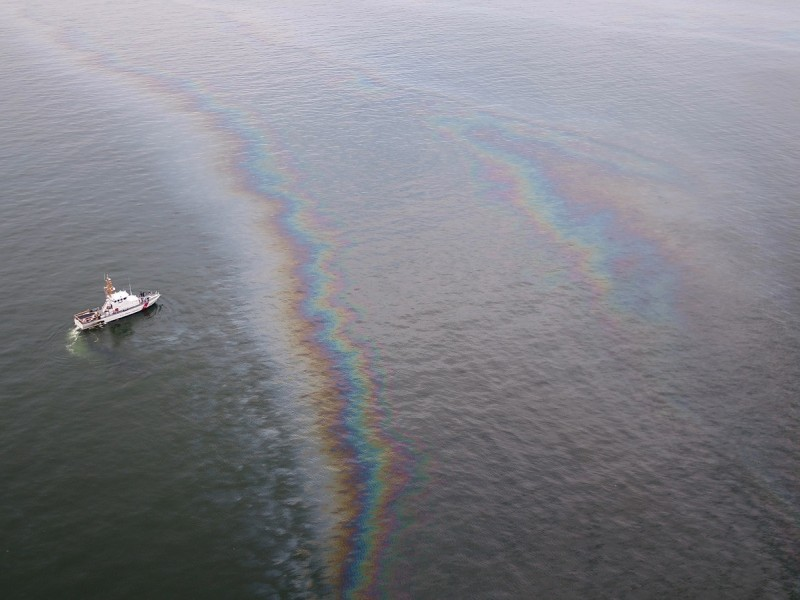
#> input picture GroundupAI_Interview/spill_oil.jpg, 800 x 600 px
$ jupyter execute Oil_SpilI_ImageAnalysis_HSV.ipynb   (shell and % lines are left out)
#> lines starting #> are read from the running program, lines starting #| are printed output that depends on the picture; after the words box and inside, x2 and y2 are one past the last pixel; in counts of white or black regions, pixels touching at a corner belong together
# Analysis of a sample image of oil spill

## References:

1.   [A Review of Oil Spill Remote Sensing](https://www.mdpi.com/1424-8220/18/1/91)
2.   [Algorithm to Estimate Oil Spill Area Using Digital Properties of Image](https://www.joet.org/journal/view.php?number=2951)

## Summary of Approach:

Oil Spill analysis using visual imaging is cheap and effective, given favourable visibility, weather & light conditions. Assuming such conditions, oil spill can be typically spotted as a thin coat of silver surrounded by a rainbow or black/brown in color depending on the thickness of the oil in a given area. Using multispectral imaging like visual, thermal and SAR is recommended to help mitigate effect of environmental factors.

I will focus on using visual imaging i.e. colored images in HSV space to focus on isolating oil spill colors from the background.

[cell 1]

import cv2
from google.colab.patches import cv2_imshow
import matplotlib.pyplot as plt
import numpy as np

[cell 2]
im = cv2.cvtColor(cv2.imread('spill_oil.jpg'), cv2.COLOR_BGR2HSV)
#> im: shape (600, 800, 3); mean H, S, V 111.9, 19.9, 135.5
plt.figure(1, figsize=(24, 6))
hsv_im = cv2.hconcat([im[..., 0], im[..., 1], im[..., 2]])
plt.imshow(hsv_im, cmap='gray')
plt.show()

From the above HSV representation, it is apparent that V channel has no properties that help distinguish oil spill area from the sea water. H & S channels provide contrasting low and high regions respectively.

[cell 3]
color = {'r': 'Hue','g': 'Saturation'} # in place of H, S
plt.figure(figsize=(16, 6))
for i,col in enumerate(color):
    plt.subplot(1,2,i+1)
    histr = cv2.calcHist([im],[i],None,[256],[0,256])
    plt.plot(histr,color = col, label=color[col])
    plt.xlim([0,256])
plt.legend()
plt.show()
#> figure, not shown here; panel 1: curve peaks at x = 120, y = 31706; panel 2: curve peaks at x = 11, y = 25733

### Testing out techniques to improve per-channel contrast with histogram equalization

Applying histogram equalization to improve contrast

[cell 4]
im = cv2.cvtColor(cv2.imread('spill_oil.jpg'), cv2.COLOR_BGR2HSV)
plt.figure(1, figsize=(24, 6))
equalized_hsv_im = cv2.hconcat([cv2.equalizeHist(im[..., 0]), cv2.equalizeHist(im[..., 1]), im[..., 2]])
plt.imshow(hsv_im, cmap='gray')
plt.show()

[cell 5]
clahe_im = cv2.merge([cv2.equalizeHist(im[..., 0]), cv2.equalizeHist(im[..., 1]), cv2.equalizeHist(im[..., 2])])
#> clahe_im: shape (600, 800, 3); mean H, S, V 129.9, 130.5, 128.3
plt.imshow(cv2.cvtColor(clahe_im, cv2.COLOR_HSV2RGB))
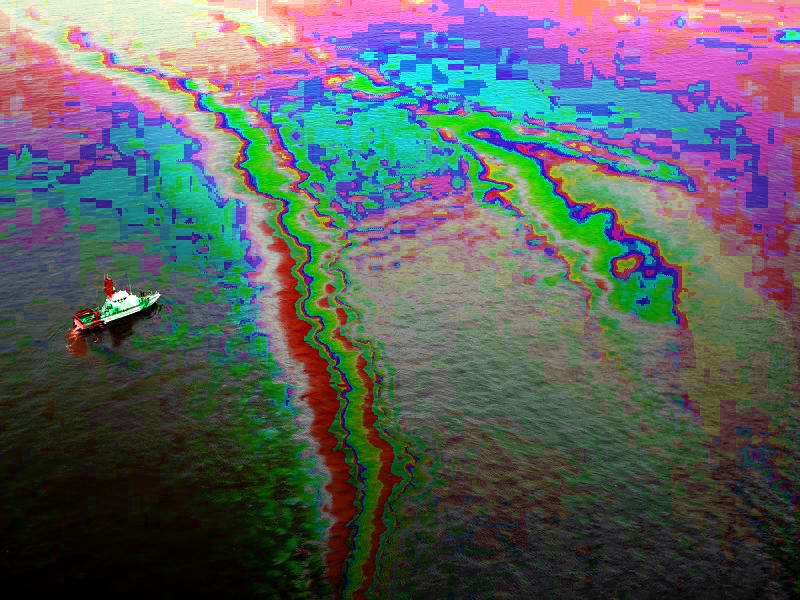
#> shown: shape (600, 800, 3); mean R, G, B 90, 95.6, 96.9

[cell 6]
color = {'r': 'Hue','g': 'Saturation'} # in place of H, S
plt.figure(figsize=(16, 6))
for i,col in enumerate(color):
    plt.subplot(1,2,i+1)
    histr = cv2.calcHist([clahe_im],[i],None,[256],[0,256])
    plt.plot(histr,color = col, label=color[col])
    plt.xlim([0,256])
plt.legend()
plt.show()
#> figure, not shown here; panel 1: curve peaks at x = 144, y = 31706; panel 2: curve peaks at x = 58, y = 25733

## Isolating Oil Spill area in the given image

### Denoising the Image

Image filtering is used to reduce the noise in the image using Blur, Gaussian Blur and Median filters, using kernel size of 5.

Kernal size is set to 5, as it offers the best balance between distinct colors while reducing the effect of sun light reflected off by the water.

[cell 7]
h_im = im[:, :400, 0].copy()

K = 7
blur_im = cv2.blur(h_im, (K, K))
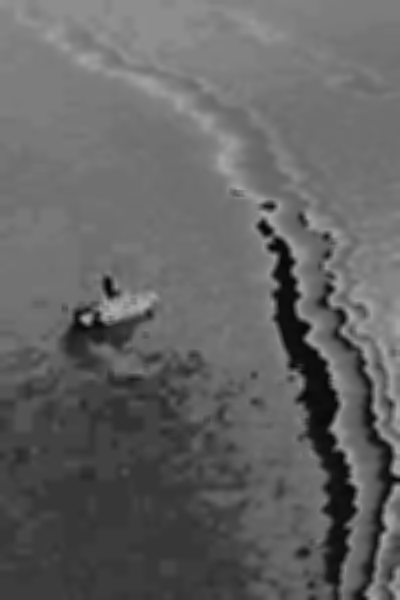
#> blur_im: shape (600, 400); min 5, max 172, mean 98.9
gblur_im = cv2.GaussianBlur(h_im, (K, K), 0)
mblur_im = cv2.medianBlur(h_im, K)
new_h_im = cv2.hconcat([h_im, blur_im, gblur_im, mblur_im])
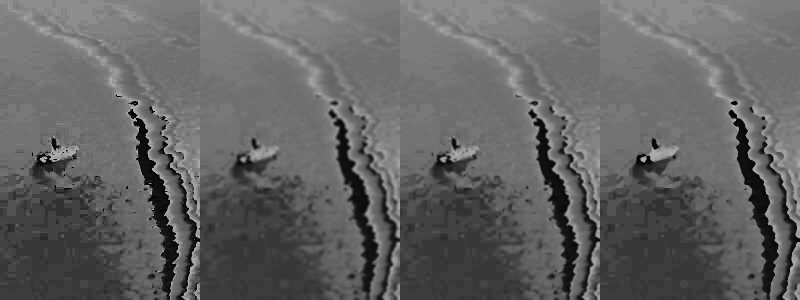
#> new_h_im: shape (600, 1600) (shown at 1/2 size); min 0, max 179, mean 98.9

plt.figure(1, figsize=(16, 6))
plt.suptitle('(Left to Right) H-channels of Original Image, Blurred, Gaussian Blurred, Median Blurred')
plt.imshow(new_h_im, cmap='gray')
plt.show()

[cell 8]
s_im = im[:, :400, 1].copy()
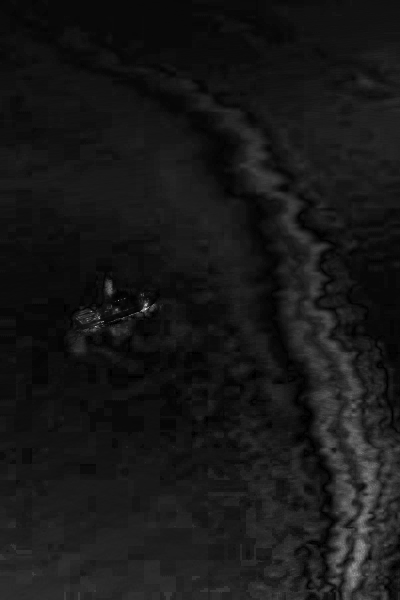
#> s_im: shape (600, 400); min 0, max 224, mean 23.5

K = 3
blur_im = cv2.blur(s_im, (K, K))
gblur_im = cv2.GaussianBlur(s_im, (K, K), 0)
mblur_im = cv2.medianBlur(s_im, K)
new_s_im = cv2.hconcat([s_im, blur_im, gblur_im, mblur_im])
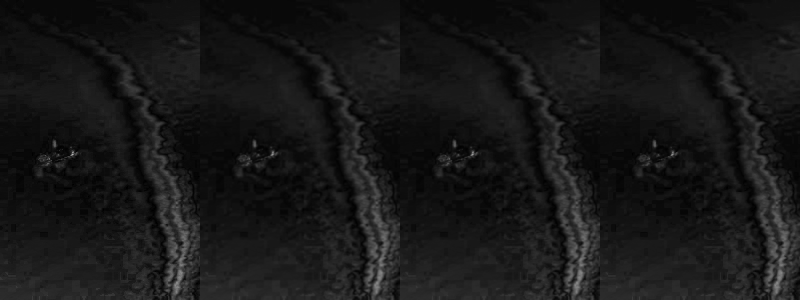
#> new_s_im: shape (600, 1600) (shown at 1/2 size); min 0, max 224, mean 23.5

plt.figure(1, figsize=(16, 6))
plt.suptitle('(Left to Right) S-channels of Original Image, Blurred, Gaussian Blurred, Median Blurred')
plt.imshow(new_s_im, cmap='gray')
plt.show()

From the above samples, it seems like plain Blur applied is causing the maximum distortion to both the edges/contours of the oil spill while also causing a decrease in the overall saturation of colors.

Hue space is benefiting from median blur, which has smoothed out and sharpened the oil spill towards the bottom-right of the image. The effect of blurring on S-space is neutral.

Going ahead, we will focus on median blurred H-space and S-space to augment and highlight oil spill in the image.

### Binarizing the Images

Lets see if binarizing the images will help in segmenting the area of oil spills.

We will compare Manual Thresholding, OTSU and Adaptive Thresholding on Gaussian Blurred and Median Blurred Images.

[cell 9]
# On median blurred images
K=5
median_h_im = cv2.medianBlur(h_im, K)
median_s_im = cv2.medianBlur(s_im, K)

[cell 10]
plt.figure(1, figsize=(16, 12))
plt.suptitle('Thresholding on H & S channels (median blurred)')
for id, (ch_name, ch_im) in enumerate([('Hue', median_h_im), ('Saturation', median_s_im)]):
  plt.subplot(2,4,id*4+1)
  plt.ylabel(ch_name)
  plt.imshow(ch_im)
  plt.subplot(2,4,id*4+2)
  plt.title('OTSU')
  otsu_thres, otsu_im = cv2.threshold(ch_im, 0, 255, cv2.THRESH_BINARY_INV | cv2.THRESH_OTSU)
  plt.imshow(otsu_im)
  plt.subplot(2,4,id*4+3)
  plt.title('Triangle')
  tri_thres, tri_im = cv2.threshold(ch_im, 0, 255, cv2.THRESH_BINARY | cv2.THRESH_TRIANGLE)
  plt.imshow(tri_im)
  plt.subplot(2,4,id*4+4)
  plt.title('Adaptive')
  adp_im = cv2.adaptiveThreshold(ch_im, 255, cv2.ADAPTIVE_THRESH_MEAN_C, cv2.THRESH_BINARY, 5, 0)
  plt.imshow(adp_im)
#> this loop made 2 passes
#> (id, ch_name, otsu_thres, tri_thres) on passes 1 to 2: (0, 'Hue', 86, 68), (1, 'Saturation', 31, 48)
#> pass 1, `otsu_thres, otsu_im = cv2.threshold(ch_im, 0, 255, cv2.THRESH_BINARY_I..`:
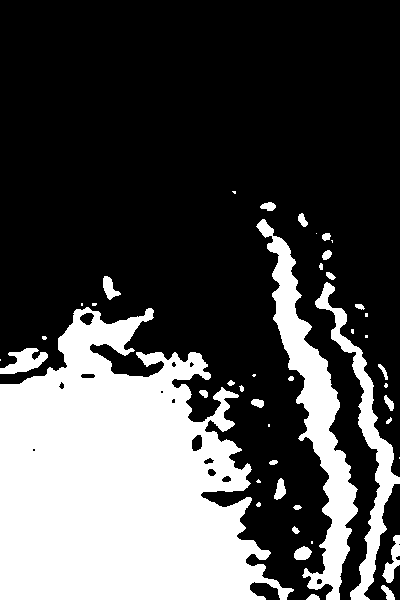
#> otsu_im: shape (600, 400); 30.6% white; 45 white regions (17 under 20 px), largest, box (x1, y1, x2, y2) and area: (0, 307, 294, 600) 56778, (256, 219, 358, 600) 9496, (315, 282, 400, 600) 4377
#> pass 1, `adp_im = cv2.adaptiveThreshold(ch_im, 255, cv2.ADAPTIVE_THRESH_MEAN_C,..`:
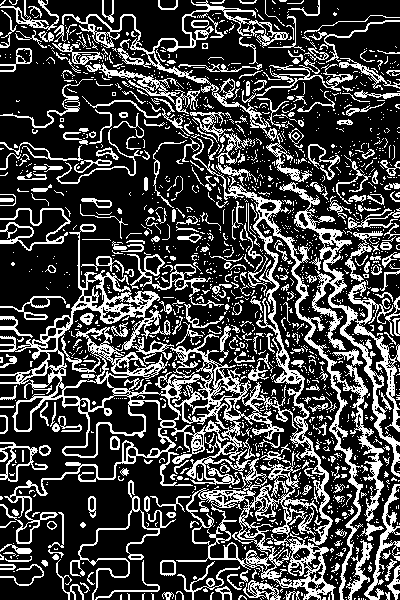
#> adp_im: shape (600, 400); 26.8% white in thin lines or dots
plt.show()

[cell 11]
# On Gaussian blurred images
K=5
median_h_im = cv2.GaussianBlur(h_im, (K, K), 0)
median_s_im = cv2.GaussianBlur(s_im, (K, K), 0)

[cell 12]
plt.figure(1, figsize=(16, 12))
plt.suptitle('Thresholding on H & S channels (gaussian blurred)')
for id, (ch_name, ch_im) in enumerate([('Hue', median_h_im), ('Saturation', median_s_im)]):
  plt.subplot(2,4,id*4+1)
  plt.ylabel(ch_name)
  plt.imshow(ch_im)
  plt.subplot(2,4,id*4+2)
  plt.title('OTSU')
  otsu_thres, otsu_im = cv2.threshold(ch_im, 0, 255, cv2.THRESH_BINARY | cv2.THRESH_OTSU)
  plt.imshow(otsu_im)
  plt.subplot(2,4,id*4+3)
  plt.title('Triangle')
  tri_thres, tri_im = cv2.threshold(ch_im, 0, 255, cv2.THRESH_BINARY | cv2.THRESH_TRIANGLE)
  plt.imshow(tri_im)
  plt.subplot(2,4,id*4+4)
  plt.title('Adaptive')
  adp_im = cv2.adaptiveThreshold(ch_im, 255, cv2.ADAPTIVE_THRESH_MEAN_C, cv2.THRESH_BINARY, 5, 0)
  plt.imshow(adp_im)
#> this loop made 2 passes
#> (id, ch_name, otsu_thres, tri_thres) on passes 1 to 2: (0, 'Hue', 87, 98), (1, 'Saturation', 31, 48)
#> pass 1, `tri_thres, tri_im = cv2.threshold(ch_im, 0, 255, cv2.THRESH_BINARY | c..`:
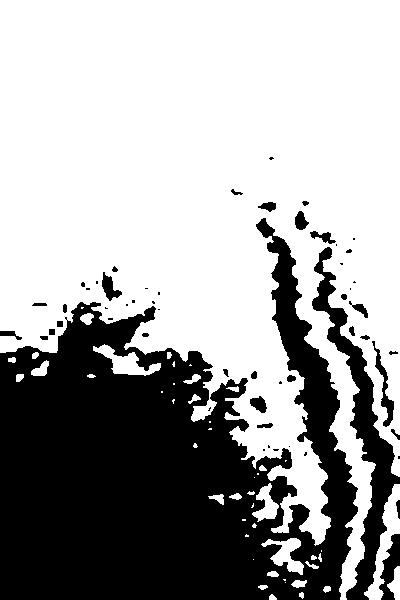
#> tri_im: shape (600, 400); 64.2% white; 56 black regions (26 under 20 px), largest, box (x1, y1, x2, y2) and area: (0, 218, 358, 600) 76498, (312, 247, 400, 600) 6316, (379, 534, 400, 600) 715
#> pass 1, `adp_im = cv2.adaptiveThreshold(ch_im, 255, cv2.ADAPTIVE_THRESH_MEAN_C,..`:
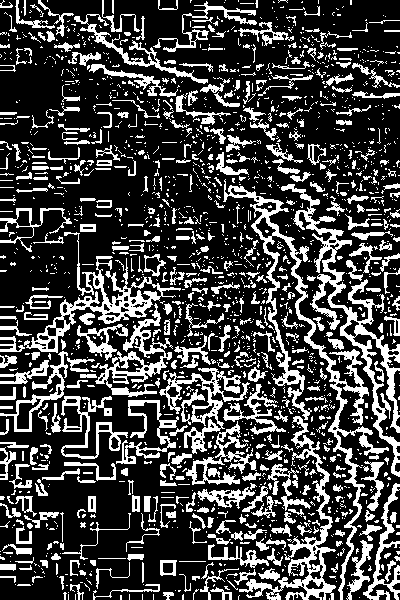
#> adp_im: shape (600, 400); 26% white; 1822 white regions (1383 under 20 px), largest, box (x1, y1, x2, y2) and area: (223, 179, 389, 600) 5174, (281, 184, 400, 477) 4407, (24, 232, 181, 353) 2778
plt.show()
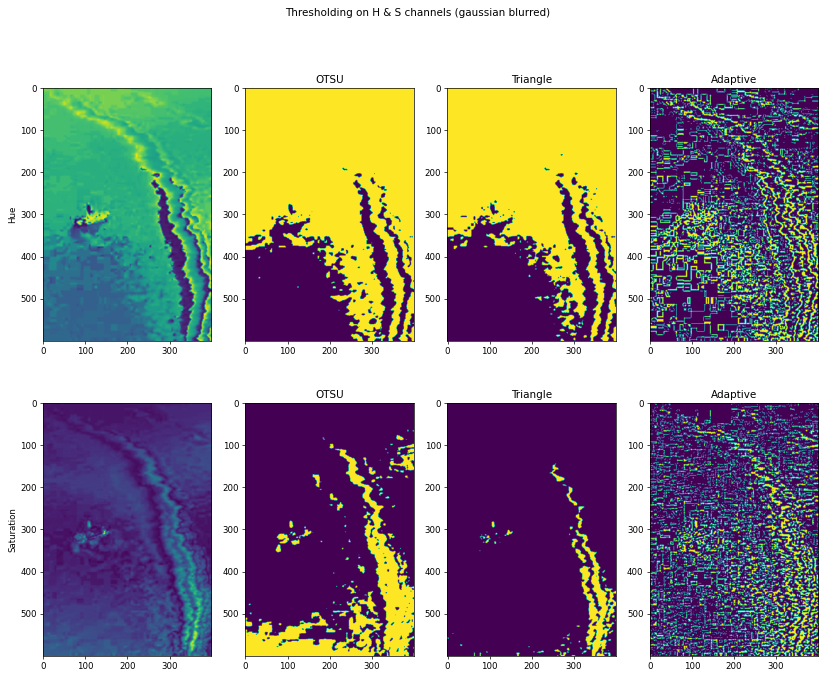
#> figure drawn by matplotlib, 8 panels

$ run again, with GroundupAI_Interview/box_counting.png saved as GroundupAI_Interview/spill_oil.jpg
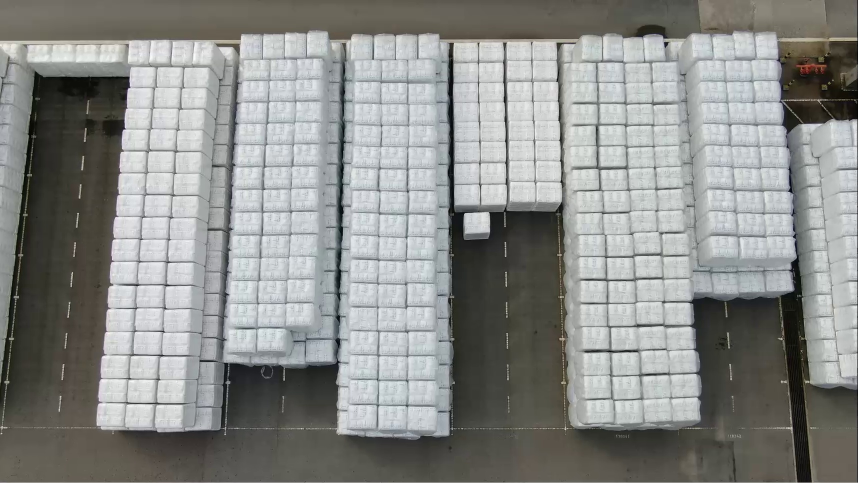
#> input picture GroundupAI_Interview/box_counting.png, 1716 x 966 px (shown at 1/2 size)
#> im: shape (966, 1716, 3); mean H, S, V 65.6, 21.3, 143.1
#> clahe_im: shape (966, 1716, 3); mean H, S, V 134.7, 130.7, 128.3
#> the loop `for id, (ch_name, ch_im) in enumerate([('Hue', median_h_im), ('Saturat..` made 2 passes
#> (id, ch_name, otsu_thres, tri_thres) on passes 1 to 2: (0, 'Hue', 60, 77), (1, 'Saturation', 24, 17)
#> the loop `for id, (ch_name, ch_im) in enumerate([('Hue', median_h_im), ('Saturat..` made 2 passes
#> (id, ch_name, otsu_thres, tri_thres) on passes 1 to 2: (0, 'Hue', 61, 77), (1, 'Saturation', 25, 17)
#> pass 1, `adp_im = cv2.adaptiveThreshold(ch_im, 255, cv2.ADAPTIVE_THRESH_MEAN_C,..`:
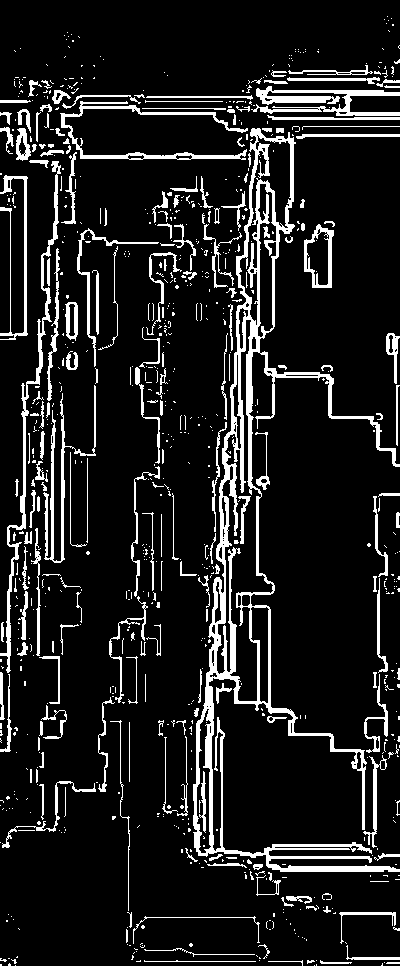
#> adp_im: shape (966, 400); 11.7% white; 814 white regions (613 under 20 px), largest, box (x1, y1, x2, y2) and area: (193, 128, 400, 872) 15286, (0, 161, 61, 673) 2051, (251, 86, 400, 116) 1858
#> pass 2, `otsu_thres, otsu_im = cv2.threshold(ch_im, 0, 255, cv2.THRESH_BINARY |..`:
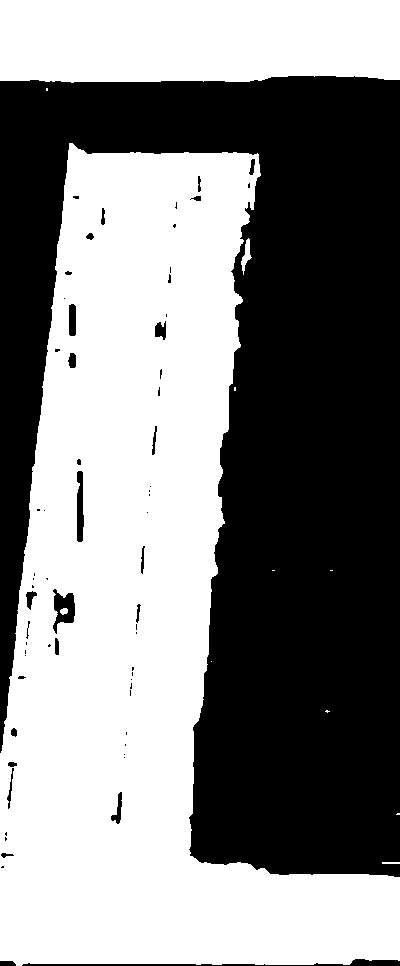
#> otsu_im: shape (966, 400); 52.6% white; 66 black regions (39 under 20 px), largest, box (x1, y1, x2, y2) and area: (0, 76, 400, 877) 179721, (22, 959, 400, 966) 876, (53, 589, 75, 634) 549
